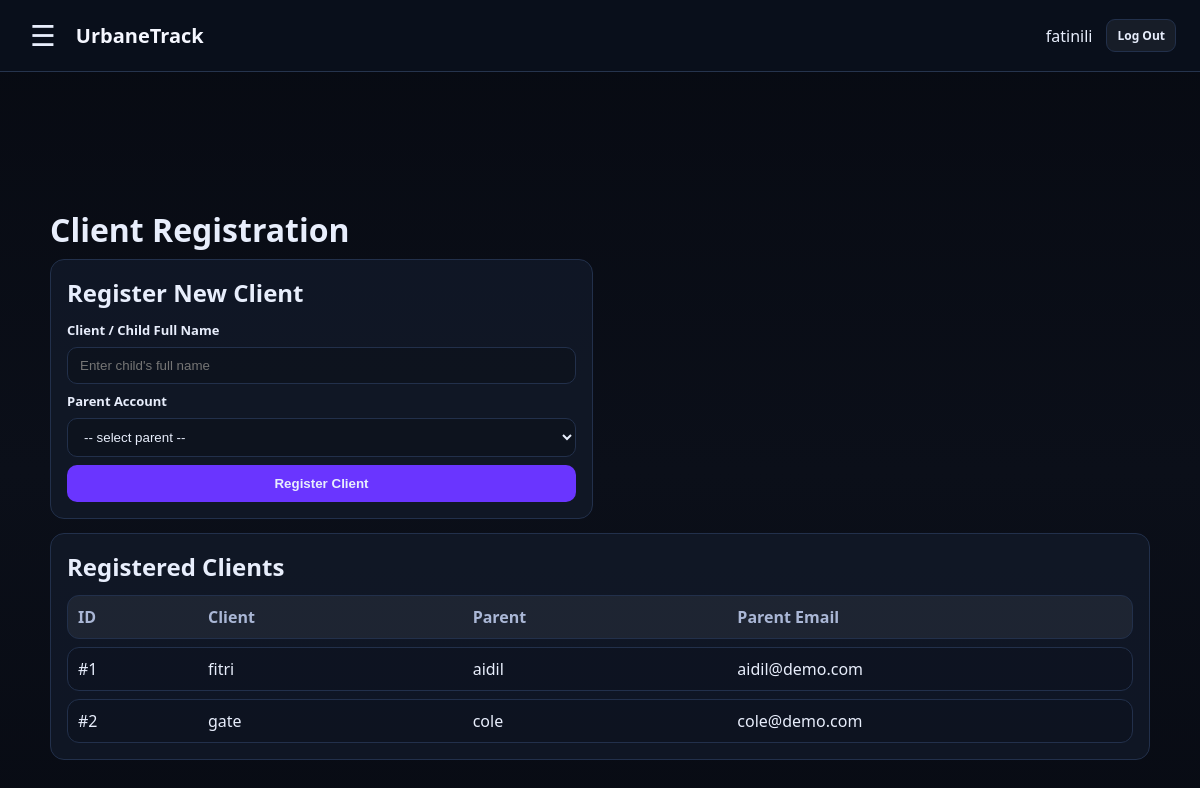
Before: /admin/clients (signed in) with the older database file.
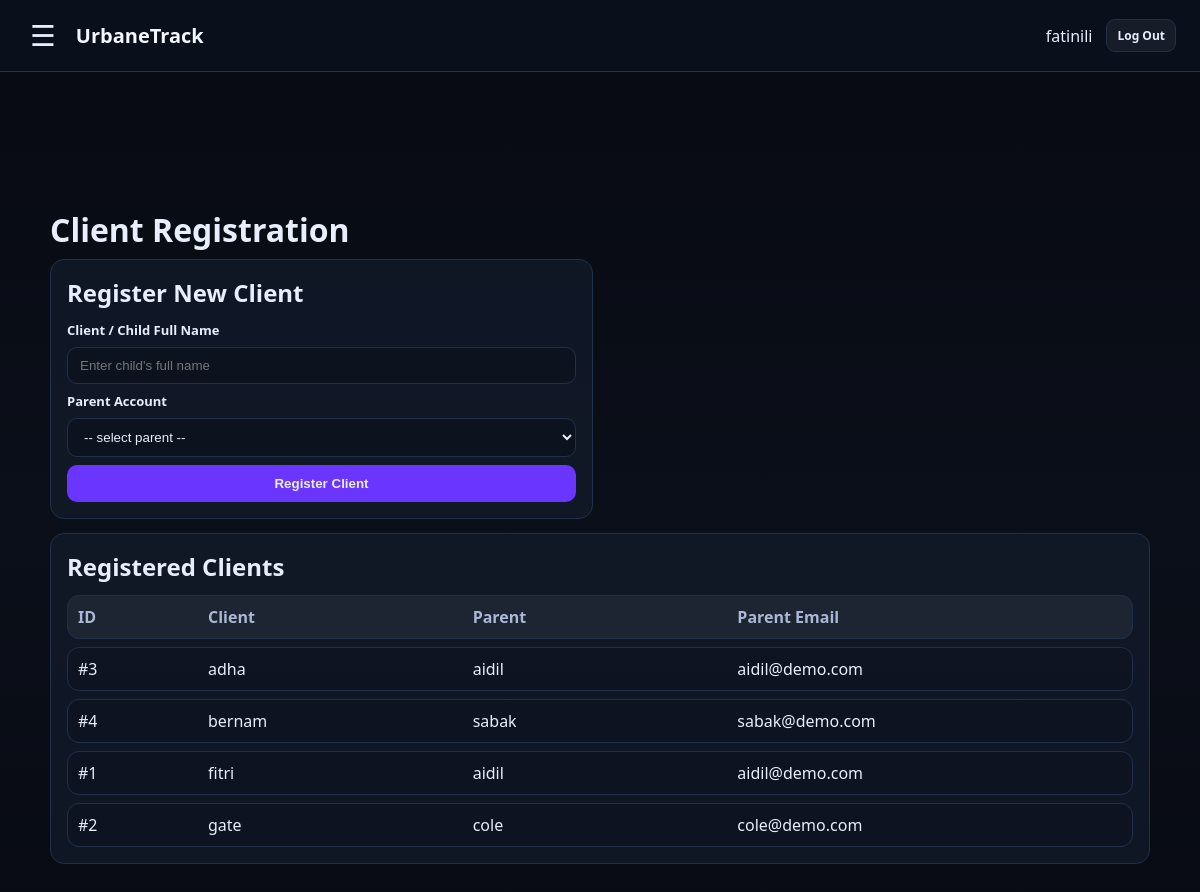
After: the same page with the newer database file.
### tables this page shows
CREATE TABLE clients (
        client_id INTEGER PRIMARY KEY AUTOINCREMENT,
        parent_user_id INTEGER NOT NULL,
        full_name TEXT NOT NULL,
        date_of_birth TEXT,
        FOREIGN KEY(parent_user_id) REFERENCES users(user_id)
    );

CREATE TABLE users (
        user_id INTEGER PRIMARY KEY AUTOINCREMENT,
        full_name TEXT NOT NULL,
        email TEXT NOT NULL UNIQUE,
        password_hash TEXT NOT NULL,

        role TEXT NOT NULL
            CHECK(role IN ('ADMIN', 'THERAPIST', 'PARENT')),

        must_change_password INTEGER NOT NULL DEFAULT 0,
        is_active INTEGER NOT NULL DEFAULT 1,

        approval_status TEXT NOT NULL
            CHECK(
                approval_status IN (
                    'APPROVED',
                    'PENDING',
                    'REJECTED'
                )
            )
            DEFAULT 'APPROVED'
    );

### app.py (the view, shortened to what this page needs)
@app.route("/admin/clients", methods=["GET", "POST"])
@login_required(roles=["ADMIN"])
def admin_clients():
    db = get_db()
    parents = db.execute("""
        SELECT
            user_id,
            full_name,
            email
        FROM users
        WHERE role = 'PARENT'
          AND is_active = 1
          AND approval_status = 'APPROVED'
        ORDER BY full_name
    """).fetchall()
    clients = db.execute("""
        SELECT
            c.client_id,
            c.full_name AS client_name,
            u.full_name AS parent_name,
            u.email AS parent_email
        FROM clients c
        JOIN users u
            ON u.user_id = c.parent_user_id
        ORDER BY c.full_name
    """).fetchall()
    return render_template(
        "admin_clients.html",
        parents=parents,
        clients=clients
    )

### app.py (called while the page is built)
def get_db():
    if "db" not in g:
        g.db = sqlite3.connect(DB_PATH)
        g.db.row_factory = sqlite3.Row
    return g.db

def login_required(roles=None):
    def decorator(fn):
        @wraps(fn)
        def wrapper(*args, **kwargs):
            user = session.get("user")
            if not user:
                flash("Please log in first.", "error")
                return redirect(url_for("home"))
            if roles and user.get("role") not in roles:
                abort(403)
            return fn(*args, **kwargs)
        return wrapper
    return decorator

### templates/admin_clients.html (shortened to what this page needs)
{% extends "base.html" %}
{% block content %}
<h1>Client Registration</h1>
<section class="grid">
  <div class="card">
    <h2>Register New Client</h2>
    <form
      method="POST"
      action="{{ url_for('admin_clients') }}"
      class="form"
    >
      <label for="client_name">
        Client / Child Full Name
      </label>
      <input
        type="text"
        id="client_name"
        name="client_name"
        placeholder="Enter child's full name"
        required
      >
      <label for="parent_user_id">
        Parent Account
      </label>
      <select
        id="parent_user_id"
        name="parent_user_id"
        required
      >
        <option value="">
          -- select parent --
        </option>
      </select>
      <button
        class="btn primary"
        type="submit"
      >
        Register Client
      </button>
    </form>
  </div>
  <div
    class="card"
    style="grid-column: 1 / -1;"
  >
    <h2>Registered Clients</h2>
    <div class="table">
      <div class="row head">
        <div>ID</div>
        <div>Client</div>
        <div>Parent</div>
        <div>Parent Email</div>
      </div>
      {% for client in clients %}
        <div class="row">
          <div>#{{ client.client_id }}</div>
          <div>{{ client.client_name }}</div>
          <div>{{ client.parent_name }}</div>
          <div>{{ client.parent_email }}</div>
        </div>
      {% else %}
        <div class="muted">
          No clients registered yet.
        </div>
      {% endfor %}
    </div>
  </div>
</section>
{% endblock %}

Changed rows visible on the page:
added clients: client_id "3", client_name "adha", parent_name "aidil", parent_email "aidil@demo.com"
added clients: client_id "4", client_name "bernam", parent_name "sabak", parent_email "sabak@demo.com"
